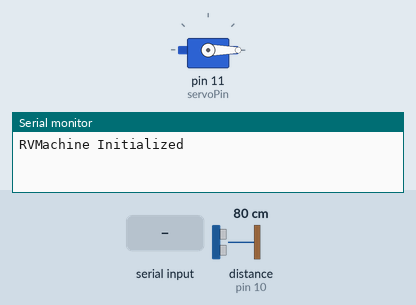
Simulated run of this program. Board: Arduino Uno, built with avr-gcc and run on an emulated ATmega328P. On the bench: servo, the last lines printed to the serial monitor. Wiring (inferred from the names in the program): ultrasonic range finder: trigger pin 9; echo pin 10. The test bench sets the inputs (shaded band); at power-on: distance to the obstacle (sensor on pin 10) 80 cm. The echo pulse lasts 58.3 µs per cm.

Above: at 1.2 s.
1.3 s: "ACTIVATE_SERVO\n" received over Serial
At 2.3 s:
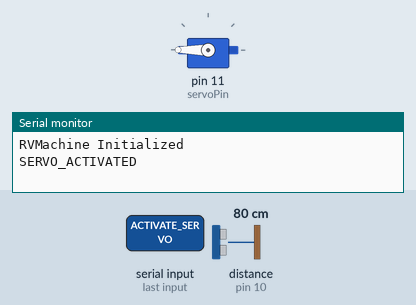
2.8 s: distance to the obstacle (sensor on pin 10) set to 2 cm
4.6 s: distance to the obstacle (sensor on pin 10) set to 18 cm
Timing chart, 0 to 7.9 s (numbered marks = the images above; inputs shaded):
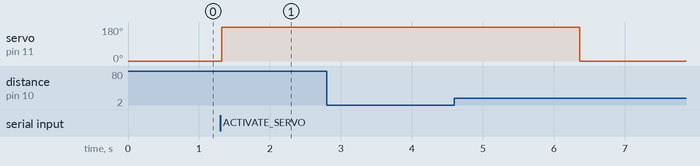

Measured:
- after the input at 1.3 s, servo on pin 11 (servoPin): 0° → 180° at once

The program:

main.cpp
```cpp
#include <Arduino.h>
#include <Servo.h>

// Ultrasonic Sensor Pins
const int trigPin = 9;
const int echoPin = 10;

// Servo Motor
Servo myServo;
const int servoPin = 11;
int defaultAngle = 0;
int activeAngle = 180;

// Detection Parameters
const int detectionThreshold = 10; // Distance in cm to trigger detection

// State tracking
bool objectDetected = false;
unsigned long lastDistanceCheck = 0;
unsigned long servoActivationTime = 0;
bool servoActive = false;

void setup() {
  Serial.begin(9600);
  pinMode(trigPin, OUTPUT);
  pinMode(echoPin, INPUT);
  myServo.attach(servoPin);
  myServo.write(defaultAngle);

  // Wait for serial connection
  while (!Serial) {
    delay(10);
  }

  Serial.println("RVMachine Initialized");
}

float getDistance() {
  digitalWrite(trigPin, LOW);
  delayMicroseconds(2);
  digitalWrite(trigPin, HIGH);
  delayMicroseconds(10);
  digitalWrite(trigPin, LOW);

  long duration = pulseIn(echoPin, HIGH);
  return duration * 0.034 / 2; // Convert to cm
}

void loop() {
  unsigned long currentMillis = millis();

  // Check for commands from Python
  if (Serial.available() > 0) {
    String command = Serial.readStringUntil('\n');
    command.trim();

    // Move servo when AI detection is confirmed
    if (command == "ACTIVATE_SERVO") {
      myServo.write(activeAngle);
      servoActive = true;
      servoActivationTime = currentMillis;

      // Send confirmation
      Serial.println("SERVO_ACTIVATED");
    }
  }

  // Check if servo has been active for 5 seconds and needs to return
  if (servoActive && (currentMillis - servoActivationTime >= 5000)) {
    myServo.write(defaultAngle);
    servoActive = false;
  }

  // Check distance every 300ms
  if (currentMillis - lastDistanceCheck > 300) {
    float distance = getDistance();
    lastDistanceCheck = currentMillis;

    // Update object detection status
    bool previouslyDetected = objectDetected;
    objectDetected = (distance < detectionThreshold && distance > 0);

    // Only send status messages when the status changes
    if (objectDetected != previouslyDetected) {
      if (objectDetected) {
        Serial.println("OBJECT_DETECTED");
      } else {
        Serial.println("OBJECT_CLEAR");
      }
    }
  }

  delay(50); // Small delay to keep the loop responsive
}
```
